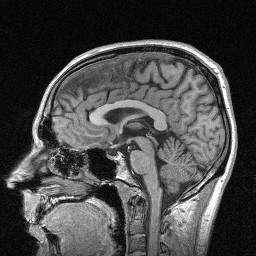
%> input picture 01/mrihead.jpg, 256 x 256 px
$ octave Exercise2.m   (GNU Octave 9; MATLAB toolbox functions it lacks are replaced by stand-ins)
%> lines starting %> are read from the running program, lines starting %| are printed output that depends on the picture
%% Computer Aided Medical Procedures II - Summer 2013
%% Exercise Sheet 1
%% Exercise 2: Basic image processing

clear all;
close all;

% a) Use the function imread to load the image mrihead.jpg and
% store it in the variable im.
im = imread('mrihead.jpg');
%> im is the input picture: size 256x256 uint8; min 0, max 255, mean 71.7

% b) Use the function imshow to visualize this image.
% Next open a new figure-window (using figure) and try to obtain the
% same visualization with the function imagesc - you will also need the
% functions colormap and axis.

imshow(im);

mriFig = figure('Name', 'MRI','NumberTitle','off');
imagesc(im);
axis image;
colormap('Gray');
axis off;


% c) Now visualize only the upper left quarter of the image in the range [100,150].
mriUL = figure('Name', 'MRI UL','NumberTitle','off');
imagesc(1:350,1:450,im);
axis image;
axis([0 225 0 225]);
axis off;
colormap('Gray');


% d) The MATLAB image processing toolbox provides you with some functions
% for histogram equalization which can improve the contrast of the image.
%     Use the function adapthisteq in order improve the contrast of your image.
mriHist = figure('Name', 'MRI with adapthisteq','NumberTitle','off');
imagesc(adapthisteq(im));
axis image;
axis off;
colormap('Gray');
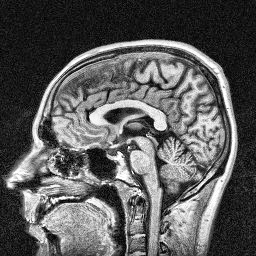
%> displayed picture: size 256x256x3, on the screen's scale of 0 to 255; min 0, max 255, mean 91.2

% e) Unfortunately the histogram equalization enhances also the noise.
% Find out how to smooth your images with a Gaussian filter by typing help
% imfilter. Don’t forget to use to option ’replicate’.
mriFilt = figure('Name', 'Filtered MRI','NumberTitle','off');
filter = fspecial('gaussian', [4 4], 1);
imagesc(imfilter(adapthisteq(im), filter ,'replicate'));
axis image;
axis off;
colormap('Gray');
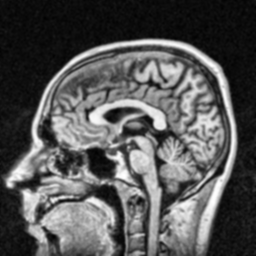
%> displayed picture: size 256x256x3, on the screen's scale of 0 to 255; min 0, max 255, mean 85.8

% f) Open a new figure and visualize the difference between the original image
% and the enhanced image. Do not forget to convert both images to double (double( )).
origImage = double(im);
newImage = double(imfilter(adapthisteq(im), filter));
mriDiff = figure('Name', 'MRI Differences','NumberTitle','off');
imagesc(origImage - newImage);
axis image;
axis off;
colormap('Gray');
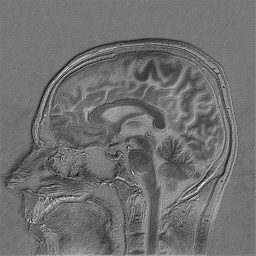
%> displayed picture: size 256x256x3, on the screen's scale of 0 to 255; min 0, max 255, mean 112
